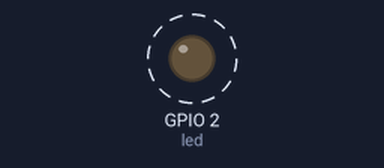
The program below on a simulated ESP32 board running MicroPython. Shown: output pins drawn as LEDs (lit = HIGH). Dashed ring = blinking.

Above: at 0.05 s.
Timing chart, 0 to 3.0 s (numbered marks = the images above):
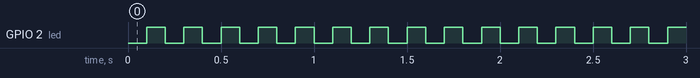

The program:

02_blink2_with_timer.py
```python
from machine import Pin, Timer
from time import sleep

led = Pin(2, Pin.OUT)

def blink(_timer):
    led.on()
    sleep(0.1)
    led.off()
    sleep(0.1)

Timer(1).init(mode = Timer.PERIODIC, period = 100, callback=blink)
```

Measured:
- by itself, GPIO 2 (led): alternates HIGH for 0.10 s and LOW for 0.10 s
